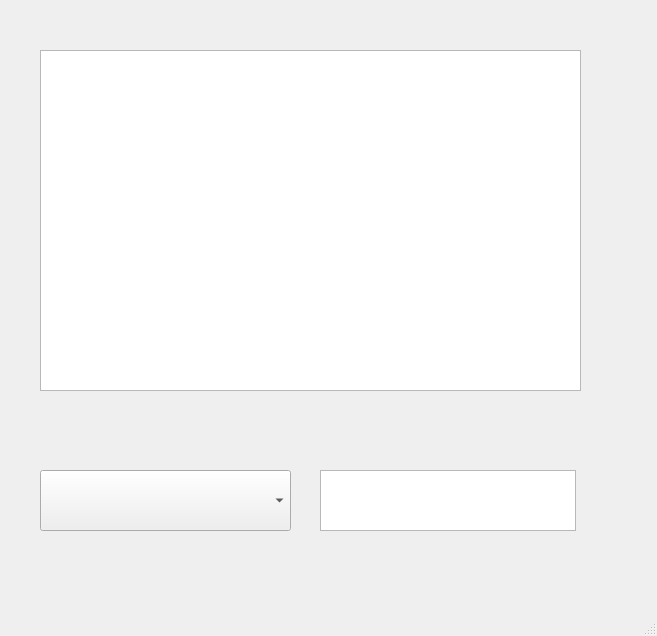
<?xml version="1.0" encoding="UTF-8"?>
<ui version="4.0">
 <class>tcpServer</class>
 <widget class="QMainWindow" name="tcpServer">
  <property name="geometry">
   <rect>
    <x>0</x>
    <y>0</y>
    <width>657</width>
    <height>636</height>
   </rect>
  </property>
  <property name="windowTitle">
   <string>MainWindow</string>
  </property>
  <widget class="QWidget" name="centralwidget">
   <widget class="QTextEdit" name="edtRecv">
    <property name="geometry">
     <rect>
      <x>40</x>
      <y>50</y>
      <width>541</width>
      <height>341</height>
     </rect>
    </property>
   </widget>
   <widget class="QComboBox" name="cbxConnection">
    <property name="geometry">
     <rect>
      <x>40</x>
      <y>470</y>
      <width>251</width>
      <height>61</height>
     </rect>
    </property>
   </widget>
   <widget class="QTextBrowser" name="information">
    <property name="geometry">
     <rect>
      <x>320</x>
      <y>470</y>
      <width>256</width>
      <height>61</height>
     </rect>
    </property>
   </widget>
  </widget>
  <widget class="QMenuBar" name="menubar">
   <property name="geometry">
    <rect>
     <x>0</x>
     <y>0</y>
     <width>657</width>
     <height>23</height>
    </rect>
   </property>
  </widget>
  <widget class="QStatusBar" name="statusbar"/>
 </widget>
 <resources/>
 <connections/>
</ui>
